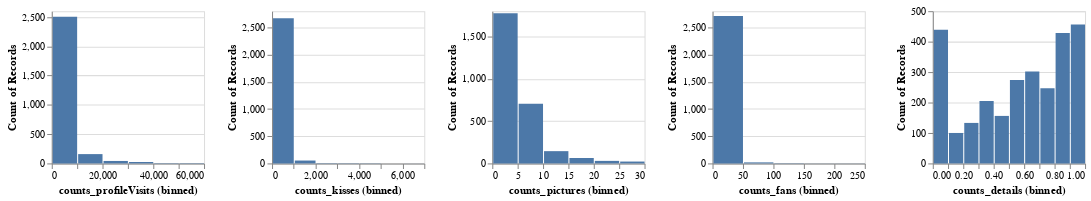

Here is the notebook cell this chart was saved with:
### Markdown cell above
### Exploratory data analysis

### Code cell
alt.Chart(df_train).mark_bar().encode(
    alt.X(alt.repeat("column"), type="quantitative", bin=True),
    y='count()',
).properties(
    width=150,
    height=150
).repeat(
    column=['counts_profileVisits','counts_kisses','counts_pictures','counts_fans', 'counts_details'])

### Figure 1 — Vega-Lite specification as saved in the notebook (floating-point values rounded to 4 significant figures; data arrays with more than 128 entries replaced by an {"elided": "..."} marker saying what was removed)
{"config": {"view": {"continuousWidth": 300, "continuousHeight": 300}}, "repeat": {"column": ["counts_profileVisits", "counts_kisses", "counts_pictures", "counts_fans", "counts_details"]}, "spec": {"data": {"name": "data-8dcf6dfd0f524e0edf70e09a54b27c19"}, "mark": {"type": "bar"}, "encoding": {"x": {"bin": true, "field": {"repeat": "column"}, "type": "quantitative"}, "y": {"aggregate": "count", "type": "quantitative"}}, "height": 150, "width": 150}, "$schema": "https://vega.github.io/schema/vega-lite/v5.15.1.json", "datasets": {"data-8dcf6dfd0f524e0edf70e09a54b27c19": {"elided": "2740 records"}}}
